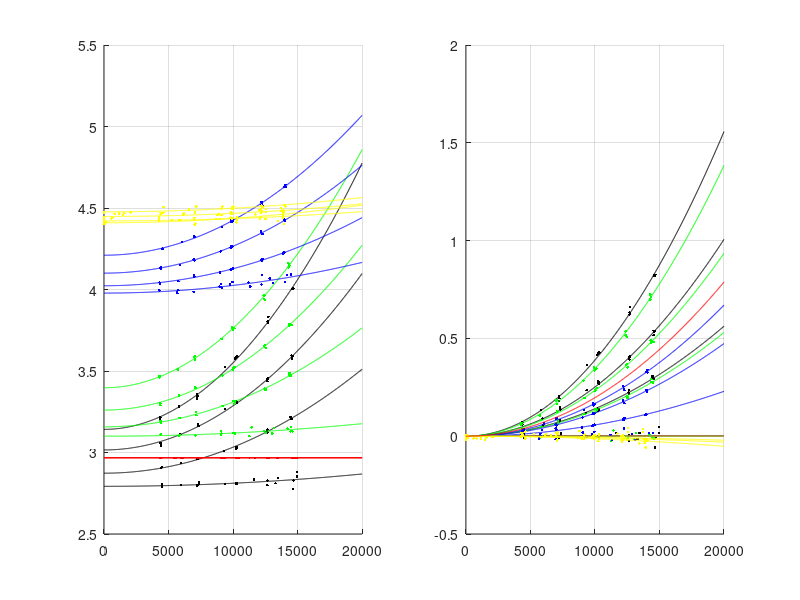
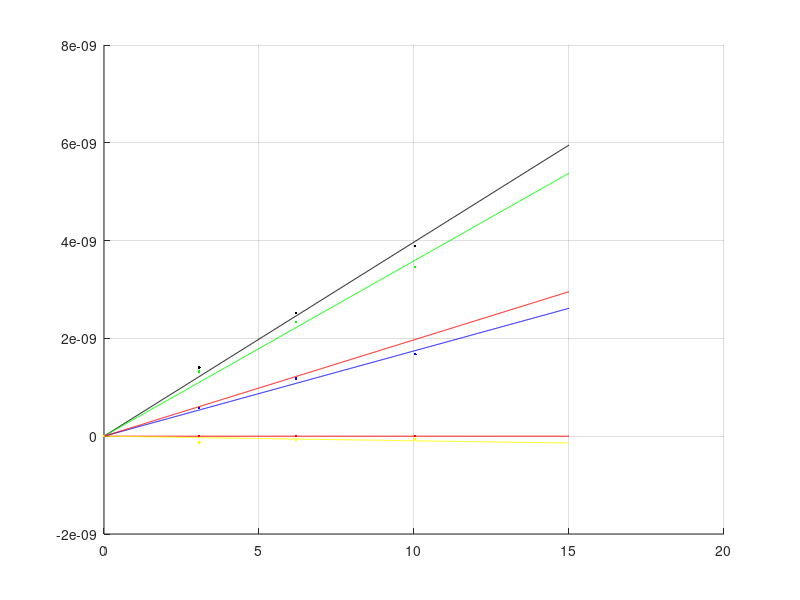
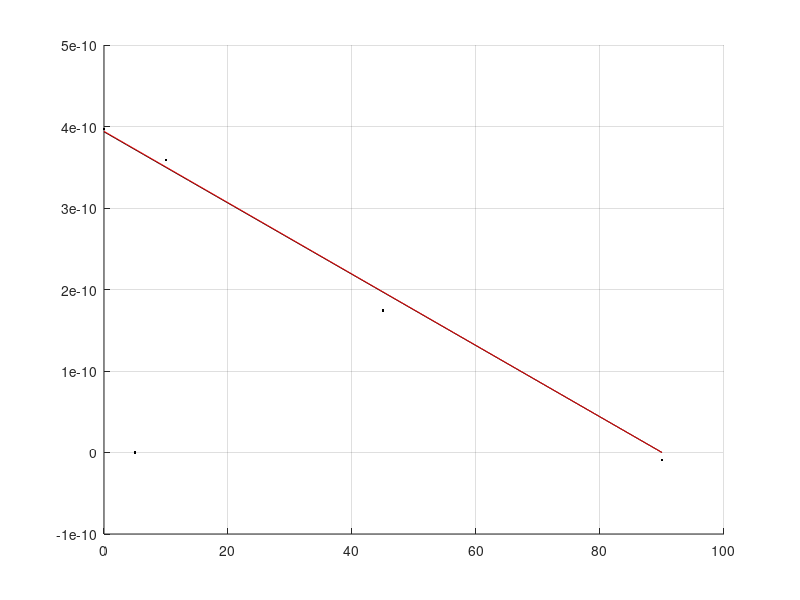

Write the MATLAB code that produced these figures, in order.
% Attemps to find drag function for the propeller based on rpm, angle  of
% attack, and forward velocity

clear
close all
clc


% Fan array wind speeed function, throttle from 0 to 1
V = @(x) 13.06369*x- 4.932903*x.^2 + 7.154543*x.^3;


% Cell array aoa in rows, wind speeds in columns
load('rawData.mat')

% AoA and Wind speed map of data
[aoaList,VList] = meshgrid([0,5,10,45,90],V([0,.25,.5,.75]));
aoaList = aoaList';
VList = VList';


% Load cell readings to force functions
loadCellRating = 1; %mV/V;
excitementVoltage = 5; %V
maxLoadTorque = 2; % kg
maxLoadThrust = 5; % kg

conversionConstantTo = loadCellRating*excitementVoltage/maxLoadTorque; %mV/kg
conversionConstantTh = loadCellRating*excitementVoltage/maxLoadThrust; %mV/kg

mV2NTo = @(mV) mV/conversionConstantTo*9.81;
mV2NTh = @(mV) mV/conversionConstantTh*9.81;

% Colors for visually distinctive data
colorList = [0,0,0;
    1,0,0;
    0,1,0;
    0,0,1;
    1,1,0];

for ind1 = 1:5
    
    for ind2 = 1:4
        
        leftDataF{ind1,ind2} = mV2NTo(leftDataV{ind1,ind2});
        rightDataF{ind1,ind2} = mV2NTo(rightDataV{ind1,ind2});
        thrustDataF{ind1,ind2} = mV2NTh(thrustDataV{ind1,ind2});
        
        Thrust{ind1,ind2} = thrustDataF{ind1,ind2};
        Drag{ind1,ind2} = leftDataF{ind1,ind2} + rightDataF{ind1,ind2};
        
    end
    
end


for ind1 = 1:5
    % Transform data by applying retroactive calibration. Plot Raw data first
    
    lineColor = colorList(ind1,:);
    
    subplot(1,2,1)
    
    for ind2 = 1:4
        
        % Format data in
        dataX = rpm{ind1,ind2};
        dataY = Drag{ind1,ind2};
        
        line(dataX,dataY,'marker','.','linestyle','none','color',lineColor)
        
        xSample = linspace(0,20000,1000);
        
        fitModel = @(a,x) a(1)*x.^2 + a(2);
        
        p = [dataX.^2 , ones(size(dataX))]\dataY;
        
        fitPlot = fitModel(p,xSample);
        
        line(xSample,fitPlot,'linestyle','-','color',lineColor)
        
        grid on
        
        % Record Data Out
        
        % 2 Sources of calibration error:
        % A baseline error for 0 rpm calibration
        % A secondary error that is a function of rpm
        % We seek to subtract both these out to transform
        
        DragBaseError(ind1,ind2) = p(2);
        
        if ind2 == 1
            rpmFunctionError(ind1) = p(1);
        end
        
    end
    
    % Transform Data
    
    subplot(1,2,2)
    
    for ind2 = 1:4
        
        % Format data in
        dataX = rpm{ind1,ind2};
        dataYOld = Drag{ind1,ind2};
        
        correctionFunction = @(rpm,dataIn) dataIn - rpmFunctionError(ind1)*rpm.^2 - DragBaseError(ind1,ind2);
        
        dataY = correctionFunction(dataX,dataYOld);
        
        DragCalibrated{ind1,ind2} = dataY;
        
        % Replot for visual check
        
        line(dataX,dataY,'marker','.','linestyle','none','color',lineColor)
        
        xSample = linspace(0,20000,1000);
        
        fitModel = @(a,x) a(1)*x.^2 + a(2);
        
        p = [dataX.^2 , ones(size(dataX))]\dataY;
        
        fitPlot = fitModel(p,xSample);
        
        line(xSample,fitPlot,'linestyle','-','color',lineColor)
        
        grid on
        
        RPMDragCoefficient(ind1,ind2) = p(1);
        
    end
    
end

figure(2)

for ind1 = 1:5
    
    lineColor = colorList(ind1,:);
    
    dataX = VList(ind1,:)';
    dataY = RPMDragCoefficient(ind1,:)';
    
    line(dataX,dataY,'marker','.','linestyle','none','color',lineColor)
    grid on
    
    % Apply linear fit to drag coefficients
    
    fitModel = @(a,x) a(1)*x;
    
    p = (dataX)\dataY;
    
    xSample = linspace(0,15,1000);
    
    fitPlot = fitModel(p,xSample);
    
    line(xSample,fitPlot,'linestyle','-','color',lineColor)
    
    aoaDragCoefficient(ind1) = p;
    
end

figure(3)


line(aoaList(:,1),aoaDragCoefficient,'marker','.','linestyle','none','color',[0,0,0])
grid on

dataX = aoaList([1,3,4,5],1);
dataY = aoaDragCoefficient([1,3,4,5])';

fitModel = @(a,x) a(1)*(x - 90);
p = [(dataX - 90) ]\dataY;

% fitModel = @(a,x) a(1)*cosd(x).^3;
% p = [cosd(dataX).^3 ]\dataY;

xSample = linspace(0,90);

fitPlot = fitModel(p,xSample);

line(xSample,fitPlot,'linestyle','-','color',[0,0,0])

%% Alternative simultaneous fit

aoaIndices = [1,3,4];
vIndices = 2:4;

valuesX = [];
valuesY = [];

for ind1 = 1:3
    for ind2 = 1:3
        
        aoaIndex = aoaIndices(ind1);
        vIndex = vIndices(ind2);
        
        valuesX = [valuesX;(aoaList(aoaIndex,vIndex) - 90)*VList(aoaIndex,vIndex)*rpm{aoaIndex,vIndex}.^2];
        valuesY = [valuesY;DragCalibrated{aoaIndex,vIndex}];
    end
end

CD = valuesX\valuesY;

%% Drag functions hardcoded from results

% angle of attack in degrees
D1 = @(rpm,V,aoa)  (-4.3728e-12*(aoa - 90)).*V.*rpm.^2;

D2 = @(rpm,V,aoa)  (CD*(aoa - 90)).*V.*rpm.^2;

%% Manually test the function by comparing to graphs
figure(3)

xSample = linspace(0,90,1000);
f = @(rpm,V,aoa) CD*(aoa - 90);
l1 = line(xSample,f(0,10,xSample) ,'color',[1,0,0]);

%%
figure(2)

xSample = linspace(0,15,1000);
f = @(rpm,V,aoa) CD*(aoa - 90).*V;
l1 = line(xSample,f(0,xSample,45) ,'color',[1,0,0]);


%%
figure(1)
subplot(1,2,2)

f = @(rpm,V,aoa) CD*(aoa - 90).*V.*rpm.^2;
xSample = linspace(0,20000,1000);
l1 = line(xSample,D2(xSample,10,45),'color',[1,0,0]);






